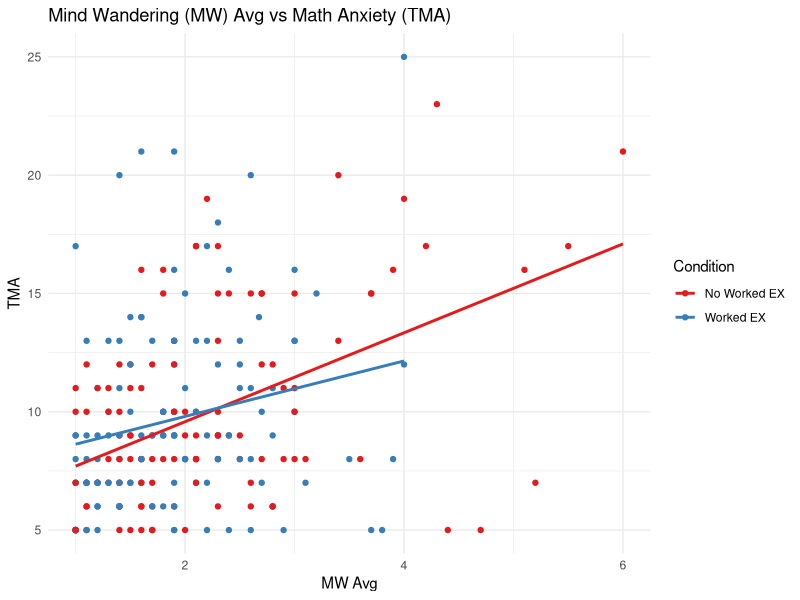
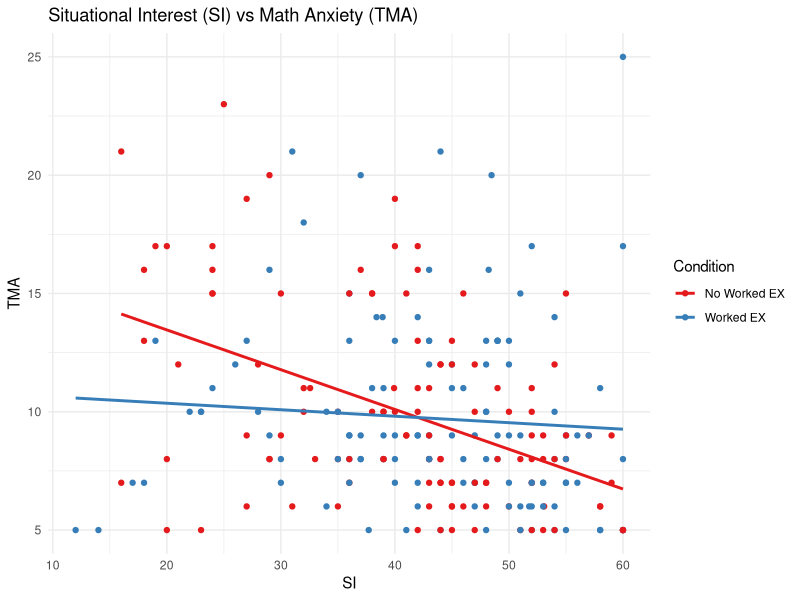

Source code (R) for these figures, in order:
## ---- chunk 1
knitr::opts_chunk$set(echo = TRUE)
## ---- chunk 2
library(tidyverse) 
## ---- chunk 3
df <- read.csv("../../data/clean2.csv")
head(df)
glimpse(df)
## ---- chunk 4
m1_1 <- df %>% 
        lm(formula = tma ~ cond + mw1 + mw2 + under_avg + HOT + under_avg + si_sum + gender)
summary(m1_1)
## ---- chunk 5
# Take the average of mind wandering day 1 and day 2
df <- df %>% 
        mutate( mw_avg = rowMeans(df[6:7], na.rm = TRUE))
## ---- chunk 6
m1_2 <- df %>% 
        lm(formula = tma ~ cond + mw_avg + under_avg + HOT  + si_sum + gender)
summary(m1_2)
## ---- chunk 7
# Take the ratio of mw1 and mw2
df <- df %>% 
        mutate(mw_ratio  = case_when(
          is.na(mw1) & is.na(mw2) ~ 0,
          is.na(mw1) | is.na(mw2) ~ 1,
          !is.na(mw1) & !is.na(mw2) ~ mw1 / mw2) )
## ---- chunk 8
m1_3 <- df %>% 
        lm(formula = tma ~ cond + mw_ratio + under_avg + HOT + under_avg + si_sum + gender)
summary(m1_3)
## ---- chunk 9
# Taking the percent change of mw1 and mw2
df <- df %>% 
        mutate(mw_ratio  = case_when(
          is.na(mw1) | is.na(mw2) ~ 0,
          !is.na(mw1) & !is.na(mw2) ~ (mw2 - mw1) / mw1) )
## ---- chunk 10
m1_4 <- df %>% 
        lm(formula = tma ~ cond + mw_ratio + under_avg + HOT + under_avg + si_sum)
summary(m1_4)
## ---- chunk 11
m1_5a <- df %>% 
        lm(formula = tma ~ cond + mw_avg + si_sum + mw_avg * cond + si_sum * cond + gender)
summary(m1_5a)
## ---- chunk 12
m1_5b <- df %>% 
        lm(formula = tma ~ cond + mw_avg + si_sum + mw_avg * gender + si_sum * gender + cond)
summary(m1_5b)
## ---- chunk 13
m1_5c <- df %>% 
        lm(formula = tma ~ cond + mw_avg + si_sum + mw_avg * cond + si_sum * cond + mw_avg * gender + si_sum * gender + mw_avg * gender * cond + si_sum * gender * cond)
summary(m1_5c)
## ---- chunk 14
m1_5bc <- df %>% 
        lm(formula = tma ~ cond + mw_avg + si_sum + mw_avg * cond + si_sum * cond + mw_avg * gender + si_sum * gender + mw_avg * gender * cond + si_sum * gender * cond)
summary(m1_5b)
## ---- chunk 15
df %>% 
  ggplot(aes(x = mw_avg, y = tma, color = as.factor(cond))) + 
  geom_point() + geom_smooth(method = "lm", se = FALSE) +
  labs(title = "Mind Wandering (MW) Avg vs Math Anxiety (TMA)", x = "MW Avg", y = "TMA",
       color = "Condition") +
  scale_color_brewer(palette="Set1", labels = 
                      c("No Worked EX", "Worked EX")) + 
  theme_minimal()
## ---- chunk 16
df %>% 
  ggplot(aes(x = si_sum, y = tma, color = as.factor(cond))) + 
  geom_point() + geom_smooth(method = "lm", se = FALSE) +
  labs(title = "Situational Interest (SI) vs Math Anxiety (TMA)", x = "SI", y = "TMA",
       color = "Condition") +
  scale_color_brewer(palette="Set1", labels = 
                      c("No Worked EX", "Worked EX")) + 
  theme_minimal()
## ---- chunk 17
# Mind wandering
fit1 <- df %>% 
        lm(formula = mw_avg ~ cond + si_sum + under_avg + HOT)
summary(fit1)
## ---- chunk 18
# Mind wandering
fit1 <- df %>% 
        lm(formula = si_sum ~ cond + mw_avg + under_avg + HOT)
summary(fit1)
